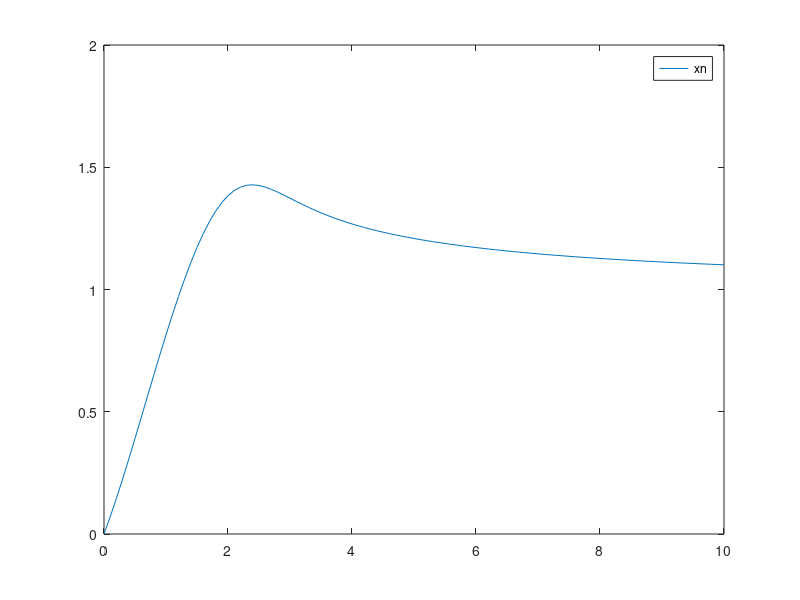

Recreate this plot in MATLAB.
%EJERCICIO 5 PVI
clear all;
clc;
more off;
function y=f(t,x,x1)
  y=fsolve(@(u) u^2+t*x-exp(-u)-t,x1);
endfunction
%
a=0; b=10; mu=0; h=0.1;

%necesitamos x'(t0) para empezar => x1=fsolve(@(u) f(a,mu,u,0);
x1=f(a,mu,0);
N=round((b-a)/h);
t=a*ones(1,N+1);
x=mu*ones(1,N+1);
for n=1:N
  x(n+1)=x(n)+h*f(t(n),x(n),x1);
  t(n+1)=t(n)+h;
  x1=(x(n+1)-x(n))/h;
endfor
%
figure(1);clf;
plot(t,x,";xn;");





